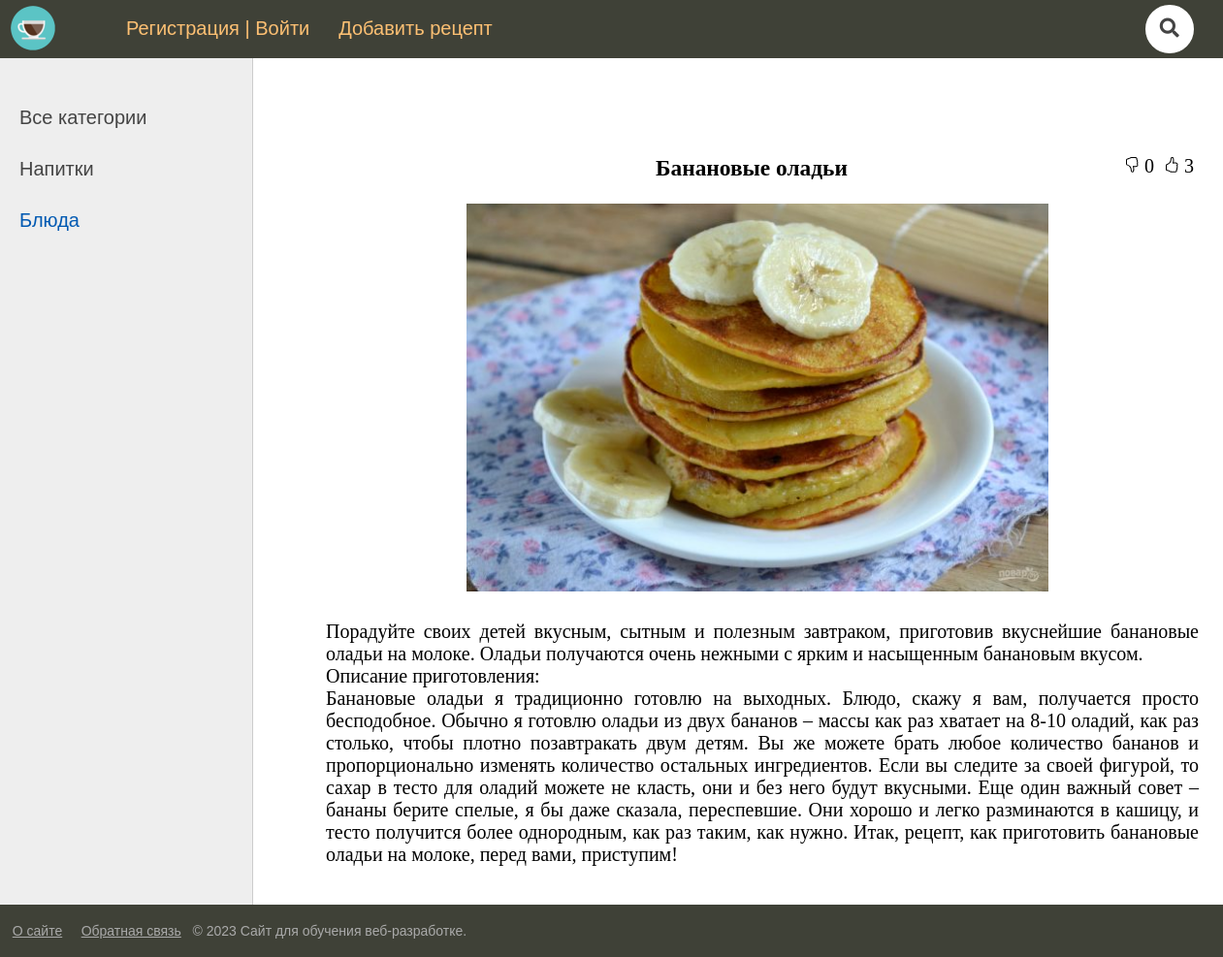
Screenshot of /post/bananovyie-oladi/ with the database file from the repository.
### blog/models.py (models this page shows, shortened)
class Category(models.Model):
    name = models.CharField(max_length=100, db_index=True, verbose_name="Категория")
    slug = AutoSlugField(populate_from="name", max_length=255, unique=True, db_index=True, verbose_name="URL")
    def get_absolute_url(self):
        return reverse('category', kwargs={'cat_slug': self.slug})
    class Meta:
        verbose_name = 'Категория'
        verbose_name_plural = 'Категории'
        ordering = ['id']

class Blog(models.Model):
    title = models.CharField(max_length=255, verbose_name="Заголовок")
    slug = AutoSlugField(populate_from="title", max_length=255, unique=True, db_index=True, verbose_name="URL")
    content = models.TextField(blank=True, verbose_name="Содержание")
    photo = models.ImageField(upload_to="photos/%Y/%m/%d/", verbose_name="Фото", blank=True)
    time_create = models.DateTimeField(auto_now_add=True, verbose_name="Время создания")
    time_update = models.DateTimeField(auto_now=True, verbose_name="Время изменения")
    is_published = models.BooleanField(default=False, verbose_name="Опубликовано")
    cat = models.ForeignKey('Category', on_delete=models.PROTECT, verbose_name="Категории")
    author = models.ForeignKey(User, on_delete=models.PROTECT, verbose_name="Автор")
    votes = GenericRelation("LikeDislike", related_query_name='blog')
    def __str__(self):
        return self.title
    class Meta:
        verbose_name = 'Блог'
        verbose_name_plural = 'Блоги'
        ordering = ['-time_create', 'title']

### blog/views.py (the view)
# urls.py: path('post/<slug:slug>/', ShowPost.as_view(), name='post'),
class ShowPost(DataMixin, DetailView):
    model = Blog
    template_name = "blog/post.html"
    context_object_name = "post"
    def get_context_data(self, *, object_list=None, **kwargs):
        context = super().get_context_data(**kwargs)
        c_def = self.get_user_data()
        context.update(c_def)
        context["cat_selected"] = context["post"].cat_id
        context["title"] = context["post"]
        return context

### blog/models.py (called while the page is built)
    def likes(self):
        return self.get_queryset().filter(vote__gt=0)

    def dislikes(self):
        return self.get_queryset().filter(vote__lt=0)

### blog/utils.py (called while the page is built)
    def get_user_data(self, **kwargs):
        context = kwargs
        cats = Category.objects.all()
        context["cats"] = cats
        context["header_menu"] = header_menu
        context["footer_menu"] = footer_menu
        if "cat_selected" not in context:
            context["cat_selected"] = 0
        return context

### blog/templates/blog/post.html (shortened to what this page needs)
{% extends 'blog/base.html' %}
{% load static %}
{% block content %}
<ul class="like-dislike">
    <li class="like-dislike" data-id="{{ post.id }}" data-type="blog" data-action="like" title="Нравится">
        <span><img src="{% static 'blog/images/hand-thumbs-up.svg' %}"></span>
        <span data-count="like">{{ post.votes.likes.count }}</span>
    </li>
    <li class="like-dislike" data-id="{{ post.id }}" data-type="blog" data-action="dislike" title="Не нравится">
        <span><img src="{% static 'blog/images/hand-thumbs-down.svg' %}"></span>
        <span data-count="dislike">{{ post.votes.dislikes.count }}</span>
    </li>
    <li class="content-title">
        <h3>{{post.title}}</h3>
    </li>
</ul>
{% if post.photo %}
<p><img class="img-article-left-post" src="{{post.photo.url}}"></p>
{% endif %}
<div class="post-content">{{post.content|linebreaks}}</div>
{% endblock %}

### blog/templates/blog/base.html (shortened to what this page needs)
{% load static %}
<!DOCTYPE html>
<html>
<head>
	<link type="text/css" href="{% static 'blog/css/styles.css' %}" rel="stylesheet" />
	<link rel="stylesheet" href="https://maxcdn.bootstrapcdn.com/font-awesome/4.5.0/css/font-awesome.min.css">
</head>
<body>
<table class="table-page" border=0 cellpadding="0" cellspacing="0">
<tr><td valign=top>
{% block mainmenu %}
		<div class="header">
			<ul id="mainmenu" class="mainmenu">
				<li class="logo"><a href="{% url 'home' %}"><div class="logo"></div></a></li>
				<li class="first">
				 {% if request.user.is_authenticated %}
					<li class="first"> {{user.username | upper }}&nbsp;&nbsp;<a href="{% url 'logout' %}"><img class="logout" src="{% static 'blog/images/logout1.svg' %}"</img></a></li>
				{% else %}
					<li class="first"><a href="{% url 'register' %}">Регистрация</a> | <a href="{% url 'login' %}">Войти</a></li>
				{% endif %}
				</li>
				{% for m in header_menu %}
					<li><a href="{% url m.url_name %}">{{m.title}}</a></li>
				{% endfor %}
				<li class="last">
					<li class="last">
						<link rel="stylesheet" href="https://use.fontawesome.com/releases/v5.3.1/css/all.css">
						<form class="search" action="{% url 'search' %}" method="get">
  							<i class="fa fa-search"></i>
						</form>
					</li>
				</li>
			</ul>
		</div>
{% endblock mainmenu %}
<table class="table-content" border=0 cellpadding="0" cellspacing="0">
<tr>
	<td valign="top" class="left-chapters">
	<ul id="leftchapters">
{% if cat_selected == 0 %}
		<li class="selected">Все категории</li>
{% else %}
		<li><a href="{% url 'home' %}">Все категории</a></li>
{% endif %}
{% for c in cats %}
		{% if cat_selected == c.pk %}
			<li class="selected">{{ c.name }}</li>
		{% else %}
			<li><a href="{{ c.get_absolute_url }}">{{ c.name }}</a></li>
		{% endif %}
{% endfor %}
	</ul>
</td>
<td valign="top" class="content">
	<div class="content-text">
{% block content %}
{% endblock %}
	</div>
</td></tr></table>
</td></tr>
<tr><td valign=top>
	<div id="footer">
	<p>
		{% for m in footer_menu %}
			&nbsp; <a href="{% url m.url_name %}">{{m.title}}</a> &nbsp;
		{% endfor %}
		&copy; {% now "Y" %} Сайт для обучения веб-разработке.
	</p>
	</div>
</td></tr></table>
</body>
</html>

### blog/static/blog/css/styles.css (style rules this page uses)
html, body { font-family: 'Arial'; margin: 0; padding: 0; height: 100%; width: 100%; color: #444; }
a { color: black; text-decoration: none; }
form.search { position: relative; top: 50%; left: 50%; transform: translate(-50%,-50%); transition: all 1s; width: 50px; height: 50px; background: white; box-sizing: border-box; border-radius: 25px; border: 4px solid white; padding: 5px; margin: 12px 0px 0 0px; }
.fa { box-sizing: border-box; padding: 10px; width: 42.5px; height: 42.5px; position: absolute; top: 0; right: 0; border-radius: 50%; color: #444; text-align: center; font-size: 1.2em; transition: all 1s; }
img { max-width: 600px; height: auto; }
img.img-article-left-post { display: block; max-width: auto; height: auto; padding: 0 10px 10px 0; margin-left: auto; margin-right: auto; }
.table-page { width: 100%; height: 100%; vertical-align: top; }
.table-page tr { height: 100%; }
.header { background: #3F4137; height: 60px; z-index: 999999; }
.logo { background: url('../images/logo.png') no-repeat 10px 5px; width: 70px; height: 60px; }
ul.mainmenu { list-style: none; margin: 0; padding: 0; height: 60px; color: #fdc073; font-size: 20px; overflow: hidden; }
ul.mainmenu li { float: left; margin: 18px 0px 0 30px; }
ul.mainmenu li.logo { margin: 0; }
ul.mainmenu li.last { float: right; }
ul.mainmenu li a { color: #fdc073; text-decoration: none; }
.table-content { width: 100%; min-height: 100%; height: 100%; }
.left-chapters { margin: 0; background: #eee; border-right: 1px solid #ccc; min-height: 100%; }
.left-chapters ul { width: 230px; min-height: 100%; margin: 0; padding: 20px 10px 10px 20px; list-style: none; font-size: 20px; min-height: calc(100vh - 55px); }
.left-chapters ul li { margin: 30px 0 0 0; color: #999; }
.left-chapters ul li.selected { color: #0059b2; }
.left-chapters ul li a { color: #444; text-decoration: none; }
.content { padding: 40px 20px 20px 40px; width: 100%; box-sizing: border-box; }
.content-text { margin: 60px 0 0 30px; color: #000; font-size: 20px; font-family: Yandex Sans Display Light; }
#footer { box-sizing: border-box; background: #3F4137; padding: 5px; color: #aaa; font-size: 14px; font-family: Verdana, Geneva, Arial, Helvetica; text-align: left; overflow: hidden; }
#footer a { text-decoration: underline; color: #aaa; }
ul.like-dislike { padding-left: 0; }
li.like-dislike { float: right; margin: 0px 10px 0 0px; list-style-type: none; }
.post-content { width: 900px; margin-left: auto; margin-right: auto; text-align: justify; }
li.content-title { text-align: center; margin: 0px 0px 0 60px; list-style-type: none; }

### rows the page displays
Category: name "Напитки"
Category: name "Блюда"
Blog: votes.likes.count "3", votes.dislikes.count "0", title "Банановые оладьи", photo (picture), content "Порадуйте своих детей вкусным, сытным и полезным завтраком, приготовив вкуснейшие банановые оладьи на молоке. Оладьи получаются очень нежными с ярким и насыщенным банановым вкусом. Описание приготовления: Банановые оладьи я традиционно готовлю на выходных. Блюдо, скажу я вам, получается просто бесподобное. Обычно я готовлю оладьи из двух бананов – массы как раз хватает на 8-10 оладий, как раз столько, чтобы плотно позавтракать двум детям. Вы же можете брать любое количество бананов и пропорционально изменять количество остальных ингредиентов. Если вы следите за своей фигурой, то сахар в тесто для оладий можете не класть, они и без него будут вкусными. Еще один важный совет – бананы берите…"

### other values shown
{{ m.title }} "Добавить рецепт"
{{ m.title }} "О сайте" "Обратная связь"
